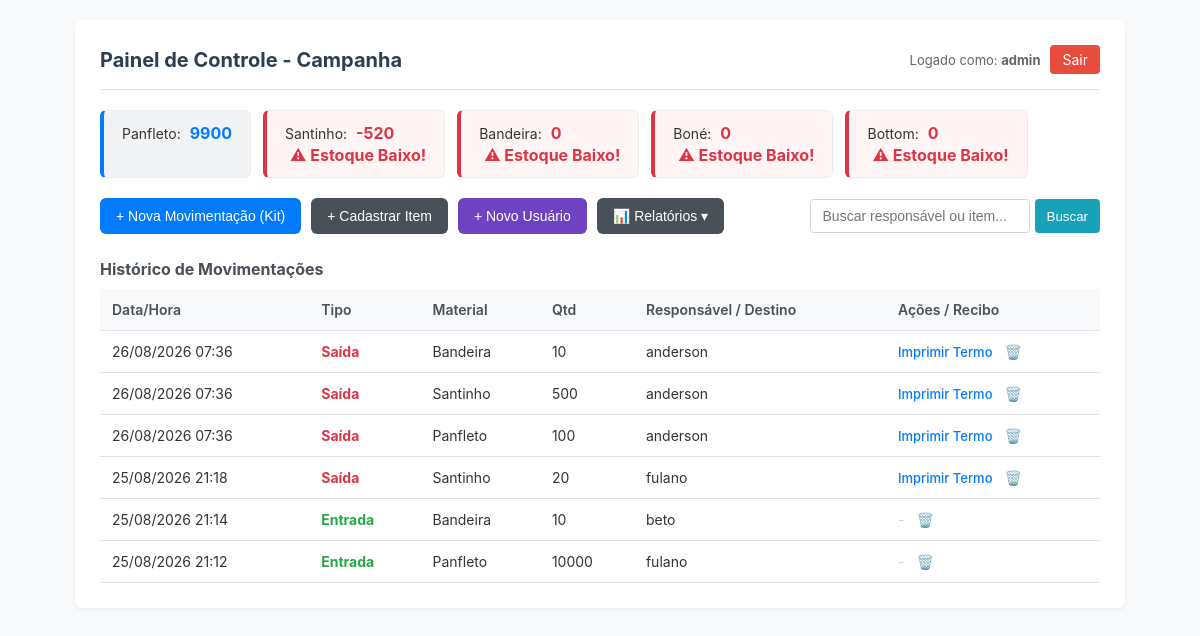
/dashboard (signed in), run on the app's committed database.
### tables this page shows
CREATE TABLE materiais (
            id INTEGER PRIMARY KEY AUTOINCREMENT,
            nome TEXT UNIQUE NOT NULL
        );

CREATE TABLE movimentacoes (
            id INTEGER PRIMARY KEY AUTOINCREMENT,
            data TEXT NOT NULL,
            tipo TEXT NOT NULL,
            material TEXT NOT NULL,
            quantidade INTEGER NOT NULL,
            responsavel TEXT NOT NULL
        , lote_id TEXT);

### app.py (the view)
@app.route('/dashboard')
def dashboard():
    if 'usuario' not in session:
        return redirect(url_for('login'))
    busca = request.args.get('busca', '')
    page = request.args.get('page', 1, type=int)
    per_page = 20  # Quantidade de itens por página
    offset = (page - 1) * per_page
    conexao = sqlite3.connect('estoque.db')
    cursor = conexao.cursor()
    cursor.execute("SELECT nome FROM materiais")
    materiais = [row[0] for row in cursor.fetchall()]
    if busca:
        cursor.execute("SELECT COUNT(*) FROM movimentacoes WHERE responsavel LIKE ? OR material LIKE ?",
                       ('%' + busca + '%', '%' + busca + '%'))
    else:
        cursor.execute("SELECT COUNT(*) FROM movimentacoes")
    total_itens = cursor.fetchone()[0]
    total_pages = (total_itens + per_page - 1) // per_page if total_itens > 0 else 1
    if busca:
        cursor.execute("SELECT * FROM movimentacoes WHERE responsavel LIKE ? OR material LIKE ? ORDER BY id DESC LIMIT ? OFFSET ?",
                       ('%' + busca + '%', '%' + busca + '%', per_page, offset))
    else:
        cursor.execute("SELECT * FROM movimentacoes ORDER BY id DESC LIMIT ? OFFSET ?", (per_page, offset))
    movimentos = cursor.fetchall()
    saldos = {mat: 0 for mat in materiais}
    cursor.execute("SELECT tipo, material, quantidade FROM movimentacoes")
    todas_movs = cursor.fetchall()
    for tipo, mat, qtd in todas_movs:
        if mat in saldos:
            if tipo == 'Entrada' or tipo == 'Devolução':
                saldos[mat] += qtd
            elif tipo == 'Saída':
                saldos[mat] -= qtd
    conexao.close()
    return render_template('dashboard.html',
                           materiais=materiais,
                           movimentos=movimentos,
                           saldos=saldos,
                           busca=busca,
                           page=page,
                           total_pages=total_pages)

### templates/dashboard.html (shortened to what this page needs)
<!DOCTYPE html>
<html lang="pt-br">
<head>
</head>
<body>
    <div class="container">
        <div class="header">
            <h2>Painel de Controle - Campanha</h2>
            <div class="topo-acoes-dir">
                <span style="font-size: 13px; color: #666;">Logado como: <strong>{{ session['usuario'] }}</strong></span>
                <a href="/logout" class="btn-sair">Sair</a>
            </div>
        </div>
        <div class="estoque-barra">
            {% for mat, qtd in saldos.items() %}
            <div class="estoque-item {% if qtd < 500 %}alerta{% endif %}">
                {{ mat }}: <span>{{ qtd }}</span>
                {% if qtd < 500 %}
                <span class="aviso-baixo">⚠ Estoque Baixo!</span>
                {% endif %}
            </div>
            {% endfor %}
        </div>
        <div class="acoes-topo">
            <div class="grupo-botoes">
                <button class="btn-acao" onclick="abrirModal('modal-movimento')">+ Nova Movimentação (Kit)</button>
                <button class="btn-acao secundario" onclick="abrirModal('modal-material')">+ Cadastrar Item</button>
                <button class="btn-acao usuario" onclick="abrirModal('modal-usuario')">+ Novo Usuário</button>
                <div class="dropdown">
                    <button class="btn-acao secundario">📊 Relatórios ▾</button>
                </div>
            </div>
            <form class="busca-form" action="/dashboard" method="GET">
                <input type="text" name="busca" placeholder="Buscar responsável ou item..." value="{{ busca }}">
                <button type="submit">Buscar</button>
            </form>
        </div>
        <h4>Histórico de Movimentações</h4>
        <table>
            <tr>
                <th>Data/Hora</th>
                <th>Tipo</th>
                <th>Material</th>
                <th>Qtd</th>
                <th>Responsável / Destino</th>
                <th>Ações / Recibo</th>
            </tr>
            {% for mov in movimentos %}
            <tr>
                <td>{{ mov[1] }}</td>
                <td class="{% if mov[2] == 'Entrada' %}entrada{% elif mov[2] == 'Devolução' %}devolucao{% else %}saida{% endif %}">{{ mov[2] }}</td>
                <td>{{ mov[3] }}</td>
                <td>{{ mov[4] }}</td>
                <td>{{ mov[5] }}</td>
                <td>
                    <div class="acoes-linha">
                        {% if mov[2] == 'Saída' %}
                        <a href="/recibo/{{ mov[0] }}" target="_blank" class="btn-recibo">Imprimir Termo</a>
                        {% else %}
                        <span style="color: #ced4da;">-</span>
                        {% endif %}
                        <a href="/delete/{{ mov[0] }}" class="btn-lixeira" title="Excluir lançamento" onclick="return confirmarExclusao()">🗑️</a>
                    </div>
                </td>
            </tr>
            {% endfor %}
        </table>
    </div>
</body>
</html>

### templates/dashboard.html (style rules this page uses)
body { font-family: -apple-system, BlinkMacSystemFont, "Segoe UI", Roboto, Arial, sans-serif; background: #f8f9fa; margin: 0; padding: 20px; color: #333; }
.container { max-width: 1000px; margin: 0 auto; background: white; padding: 25px; border-radius: 8px; box-shadow: 0 2px 4px rgba(0,0,0,0.05); }
.header { display: flex; justify-content: space-between; align-items: center; border-bottom: 1px solid #dee2e6; padding-bottom: 15px; margin-bottom: 20px; }
.header h2 { margin: 0; font-size: 20px; color: #2c3e50; }
.topo-acoes-dir { display: flex; gap: 10px; align-items: center; }
.btn-sair { background: #e74c3c; color: white; text-decoration: none; padding: 6px 12px; border-radius: 4px; font-size: 14px; }
.estoque-barra { display: flex; gap: 12px; margin-bottom: 20px; flex-wrap: wrap; }
.estoque-item { background: #f1f3f5; padding: 12px 18px; border-radius: 6px; font-size: 14px; border: 1px solid #e9ecef; border-left: 4px solid #007bff; }
.estoque-item.alerta { border-left-color: #dc3545; background: #fff5f5; }
.estoque-item span { font-weight: bold; color: #007bff; font-size: 16px; margin-left: 5px; }
.estoque-item.alerta span { color: #dc3545; }
.aviso-baixo { font-size: 11px; color: #dc3545; display: block; margin-top: 2px; font-weight: bold; }
.acoes-topo { display: flex; justify-content: space-between; margin-bottom: 25px; flex-wrap: wrap; gap: 10px; align-items: center; }
.grupo-botoes { display: flex; gap: 10px; flex-wrap: wrap; position: relative; }
.btn-acao { padding: 10px 16px; background: #007bff; color: white; border: none; border-radius: 6px; cursor: pointer; font-size: 14px; font-weight: 500; text-decoration: none; display: inline-flex; align-items: center; }
.btn-acao.secundario { background: #495057; }
.btn-acao.usuario { background: #6f42c1; }
.dropdown { position: relative; display: inline-block; }
.busca-form { display: flex; gap: 5px; }
.busca-form input { padding: 8px 12px; border: 1px solid #ced4da; border-radius: 4px; font-size: 14px; width: 220px; }
.busca-form button { padding: 8px 12px; background: #17a2b8; color: white; border: none; border-radius: 4px; cursor: pointer; }
input, select { padding: 9px 12px; border: 1px solid #ced4da; border-radius: 4px; font-size: 14px; width: 100%; box-sizing: border-box; }
table { width: 100%; border-collapse: collapse; margin-top: 10px; font-size: 14px; }
th, td { padding: 12px; border-bottom: 1px solid #dee2e6; text-align: left; }
th { background: #f8f9fa; color: #495057; font-weight: 600; }
.entrada { color: #28a745; font-weight: bold; }
.saida { color: #dc3545; font-weight: bold; }
.acoes-linha { display: flex; align-items: center; gap: 12px; }
.btn-recibo { color: #007bff; text-decoration: none; font-size: 13px; font-weight: 500; }
.btn-lixeira { color: #adb5bd; text-decoration: none; font-size: 14px; transition: color 0.2s; }
h4 { margin: 20px 0 10px 0; font-size: 16px; color: #495057; }

### data on the page
materiais: nome "Panfleto", qtd "9900"
materiais: nome "Santinho", qtd "-520", shows "⚠ Estoque Baixo!"
materiais: nome "Bandeira", qtd "0", shows "⚠ Estoque Baixo!"
materiais: nome "Boné", qtd "0", shows "⚠ Estoque Baixo!"
materiais: nome "Bottom", qtd "0", shows "⚠ Estoque Baixo!"
movimentacoes: data "26/08/2026 07:36", tipo "Saída", material "Bandeira", quantidade "10", responsavel "anderson"
movimentacoes: data "26/08/2026 07:36", tipo "Saída", material "Santinho", quantidade "500", responsavel "anderson"
movimentacoes: data "26/08/2026 07:36", tipo "Saída", material "Panfleto", quantidade "100", responsavel "anderson"
movimentacoes: data "25/08/2026 21:18", tipo "Saída", material "Santinho", quantidade "20", responsavel "fulano"
movimentacoes: data "25/08/2026 21:14", tipo "Entrada", material "Bandeira", quantidade "10", responsavel "beto"
movimentacoes: data "25/08/2026 21:12", tipo "Entrada", material "Panfleto", quantidade "10000", responsavel "fulano"

### other printed values
{{ session['usuario'] }} "admin"
